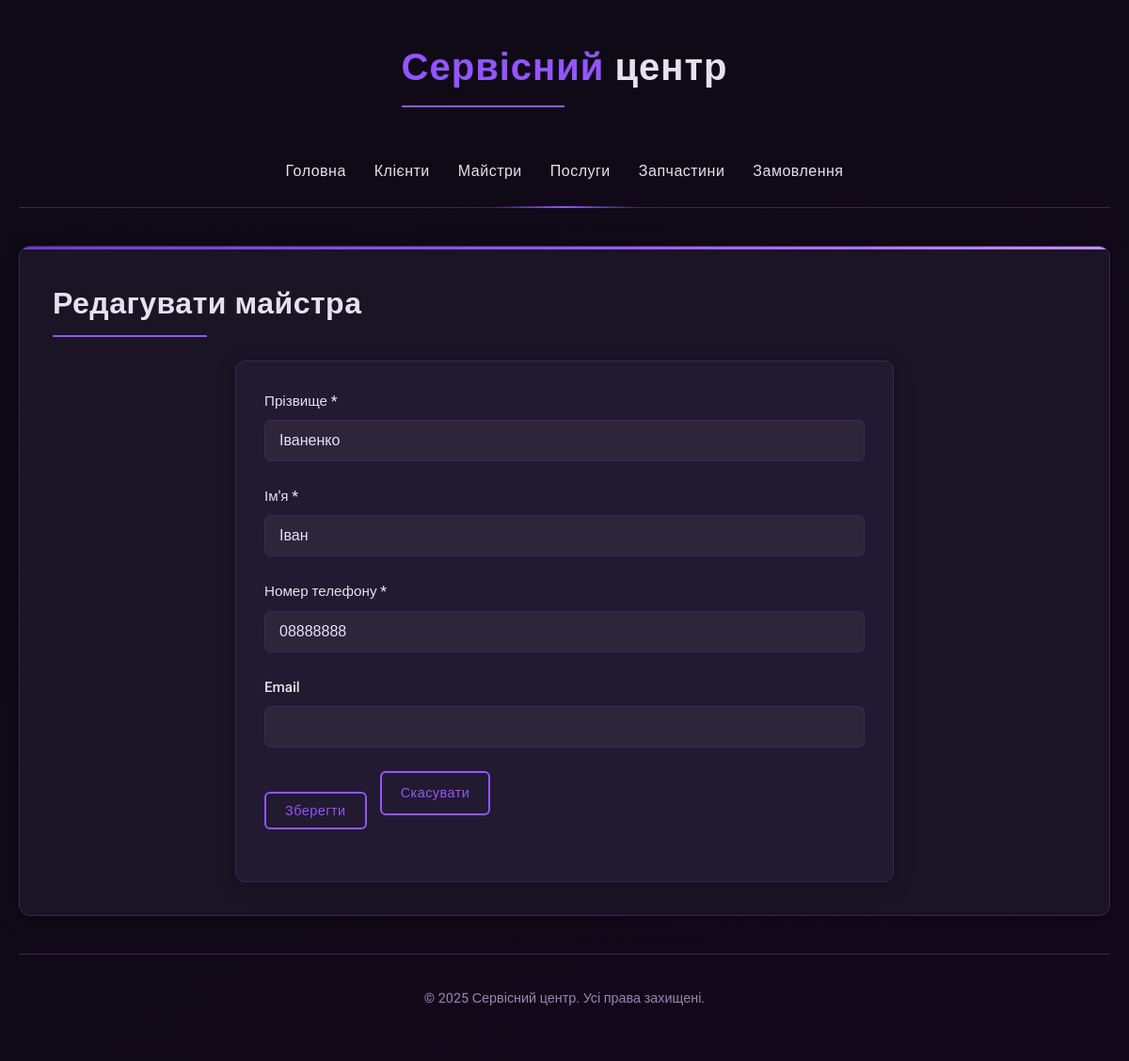
Screenshot of /Service-Center/masters/edit.php?id=3 with the database file from the repository.
### tables this page shows
CREATE TABLE `masters` (
  `master_id` int(11) NOT NULL,
  `first_name` varchar(100) NOT NULL,
  `last_name` varchar(100) NOT NULL,
  `phone_number` varchar(20) NOT NULL,
  `email` varchar(100) DEFAULT NULL
);

### Service-Center/masters/edit.php (the view, shortened to what this page needs)
<?php
include_once '../config.php';
include_once '../includes/header.php';
$master = null;
$master_id = (int)$_GET['id'];
try {
    $stmt = $pdo->prepare("SELECT * FROM masters WHERE master_id = ?");
    $stmt->execute([$master_id]);
    $master = $stmt->fetch();
} catch (PDOException $e) {
    redirectWithMessage('../masters/index.php', 'Помилка бази даних: ' . $e->getMessage(), 'error');
}
?>
    <h1>Редагувати майстра</h1>
    <form method="POST" action="">
        <div class="form-group">
            <label for="last_name">Прізвище *</label>
            <input type="text" id="last_name" name="last_name" required
                   value="<?php echo $_POST['last_name'] ?? htmlspecialchars($master['last_name']); ?>">
        </div>
        <div class="form-group">
            <label for="first_name">Ім'я *</label>
            <input type="text" id="first_name" name="first_name" required
                   value="<?php echo $_POST['first_name'] ?? htmlspecialchars($master['first_name']); ?>">
        </div>
        <div class="form-group">
            <label for="phone_number">Номер телефону *</label>
            <input type="tel" id="phone_number" name="phone_number" required
                   value="<?php echo $_POST['phone_number'] ?? htmlspecialchars($master['phone_number']); ?>">
        </div>
        <div class="form-group">
            <label for="email">Email</label>
            <input type="email" id="email" name="email"
                   value="<?php echo $_POST['email'] ?? htmlspecialchars($master['email'] ?? ''); ?>">
        </div>
        <div class="form-group">
            <button type="submit" class="btn">Зберегти</button>
            <a href="index.php" class="btn">Скасувати</a>
        </div>
    </form>
<?php include_once '../includes/footer.php'; ?>

### Service-Center/css/style.css (style rules this page uses)
:root { --primary-bg: #0f0a16; --secondary-bg: #1a1425; --card-bg: #221a30; --text-color: #e6e0f0; --text-muted: #9985b5; --accent-color: #9355ff; --accent-color2: #6a3bce; --accent-color3: #c28eff; --border-color: #382a4e; --error-color: #ff3a5e; --success-color: #4cd076; --table-hover: #2a1e3a; --table-border: #382a4e; --box-shadow: 0 4px 20px rgba(0, 0, 0, 0.25); --highlight-shadow: 0 0 10px rgba(147, 85, 255, 0.3); }
* { margin: 0; padding: 0; box-sizing: border-box; transition: all 0.3s ease; }
body { font-family: 'Roboto', sans-serif; background: linear-gradient(140deg, var(--primary-bg), #12091a); color: var(--text-color); line-height: 1.6; min-height: 100vh; font-size: 16px; }
h1, h2, h3 { color: var(--text-color); margin-bottom: 25px; font-weight: 600; letter-spacing: 0.5px; }
h1 { font-size: 2rem; position: relative; display: inline-block; padding-bottom: 10px; }
h1:after { content: ''; position: absolute; bottom: 0; left: 0; width: 50%; height: 2px; background: var(--accent-color); }
.btn { display: inline-block; padding: 10px 20px; background-color: transparent; border: 2px solid var(--accent-color); color: var(--accent-color); border-radius: 6px; cursor: pointer; text-decoration: none; font-size: 0.9rem; font-weight: 500; transition: all 0.3s ease; margin-right: 10px; letter-spacing: 0.5px; position: relative; overflow: hidden; z-index: 1; }
form { max-width: 700px; margin: 0 auto; padding: 30px; background: var(--card-bg); border-radius: 10px; box-shadow: var(--box-shadow); border: 1px solid var(--border-color); }
.form-group { margin-bottom: 25px; }
label { display: block; margin-bottom: 8px; color: var(--text-color); font-weight: 500; font-size: 0.95rem; }
input[type="text"], input[type="email"], input[type="tel"], input[type="number"], input[type="password"], input[type="search"], textarea, select { width: 100%; padding: 12px 15px; border: 1px solid var(--border-color); border-radius: 6px; background-color: rgba(255, 255, 255, 0.05); color: var(--text-color); font-size: 1rem; transition: all 0.3s ease; }
input::placeholder, textarea::placeholder { color: var(--text-muted); }

### rows the page displays
masters: last_name "Іваненко", first_name "Іван", phone_number "08888888"
